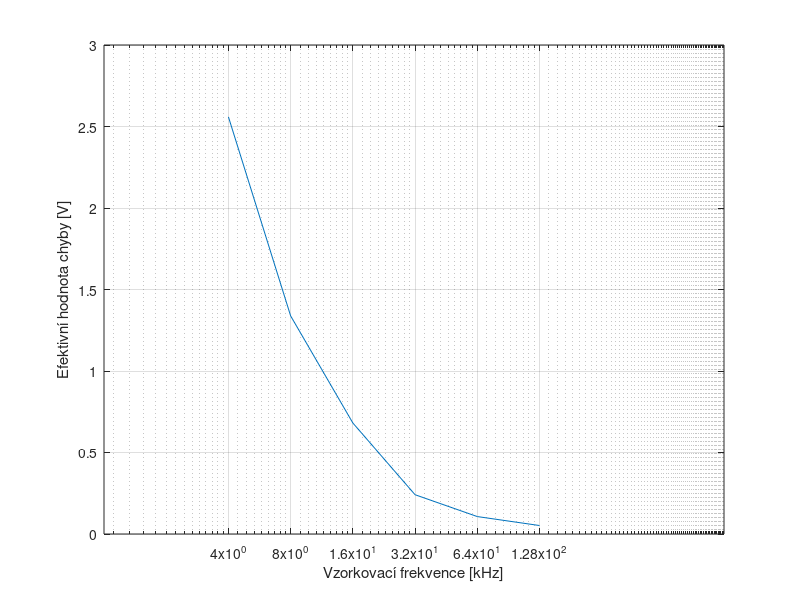

Recreate this plot in MATLAB.

f = [4,8,16,32,64,128];
e = [2.559 1.338 0.681 0.241 0.107 0.052];

semilogx(f, e);
xlabel('Vzorkovací frekvence [kHz]');
ylabel('Efektivní hodnota chyby [V]');
xticks(f)
%yticks(e(end:-1:1))
grid on